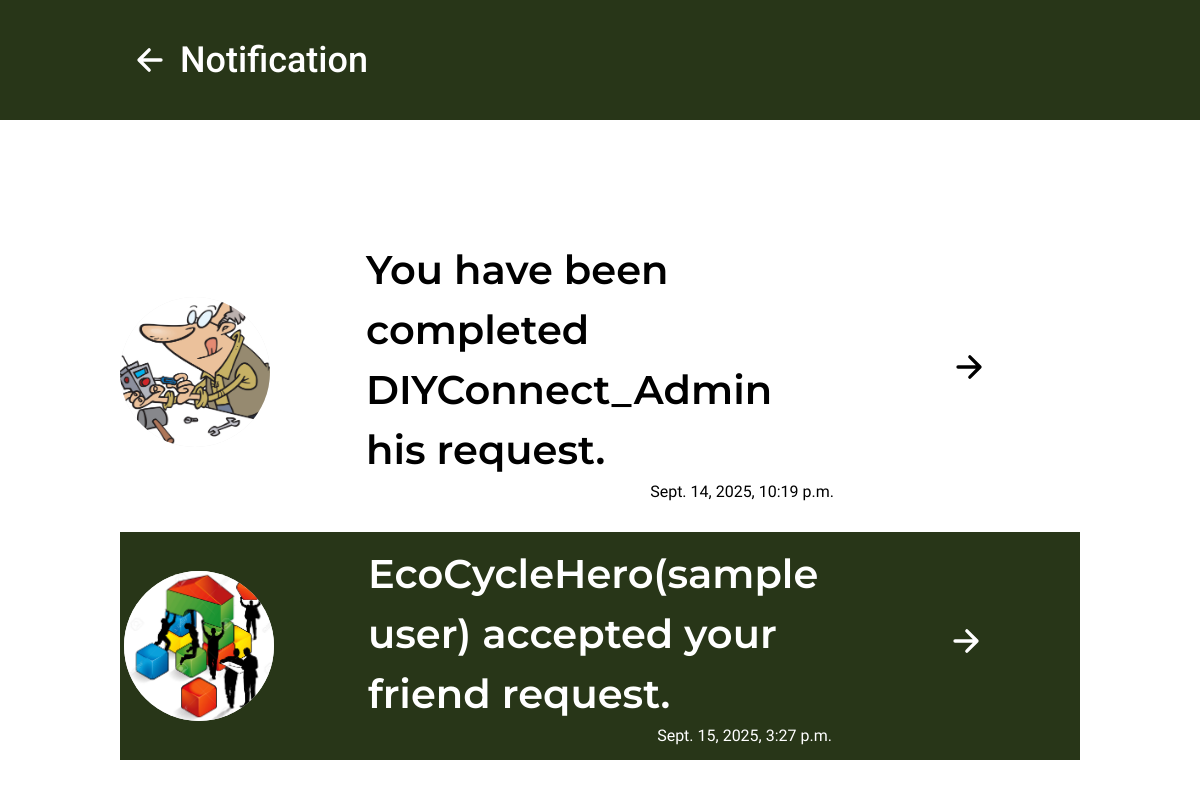
The app's page /diyconn/notification/ (signed in) with its own data.
### main/models.py (models this page shows, shortened)
class Notification(models.Model):
    ID = models.AutoField(primary_key=True)
    USER_NOTIFY_OWNER = models.ForeignKey(UserSites, on_delete=models.CASCADE, related_name='user_notify_owner')
    USER_NOTIFY_TRIGGER= models.ForeignKey(UserSites, on_delete=models.CASCADE, related_name='user_notify_trigger')
    type = models.CharField(max_length=20, choices=NotifyType.choices)
    status = models.CharField(max_length=20, choices=NotifyStatus.choices, default=NotifyStatus.DELIVERED)
    created_at = models.DateTimeField(auto_now_add=True)

class UserSites(AbstractBaseUser,PermissionsMixin,BaseUserManager):
    ID = models.AutoField(primary_key=True)
    first_name = models.CharField(max_length=255)
    last_name = models.CharField(max_length=255)
    email = models.CharField(max_length=255)
    password = models.CharField(max_length=255)
    last_login = models.DateTimeField(auto_now=True)
    profile_picture = models.ImageField(upload_to=user_profile_pic_path)
    city_or_municipality = models.CharField(max_length=255)
    role = models.CharField(max_length=20, choices=UserSiteRole.choices, default=UserSiteRole.CONTRIBUTOR)
    username = models.CharField(max_length=255)
    date_created = models.DateTimeField(auto_now_add=True)
    bio = models.CharField(max_length=250, null=True, blank=True)
    subdivision = models.CharField(max_length=50)
    is_active = models.BooleanField(default=True)  # Indicates whether the user can log in
    is_staff = models.BooleanField(default=False)  # Determines if the user can access the admin site
    is_superuser = models.BooleanField(default=False)  # If True, the user has all permissions
    groups = models.ManyToManyField(
        'auth.Group',
        related_name='user_sites',  # Custom related_name to avoid the clash
        blank=True
    )
    user_permissions = models.ManyToManyField(
        'auth.Permission',
        related_name='user_sites_permissions',  # Custom related_name to avoid clash
        blank=True
    )
    objects = UserSiteManager()
    USERNAME_FIELD = 'username'
    REQUIRED_FIELDS = ['email']

### main/views.py (the view)
# urls.py: path('diyconn/notification/', views.notification,  name="notification"),
@login_required
def notification(request):
    get_notification = Notification.objects.filter(USER_NOTIFY_OWNER=request.user)
    print("notification")
    for notif in get_notification:
        print(notif.type)
    context={"notifications":get_notification}
    return render(request,'main/subpages/notification/notification.html', context)

### main/templates/main/subpages/notification/notification.html (shortened to what this page needs)
{% extends '../subpages_base.html' %}
    {% block content %}
    <div class="container">
      <div class="container">
        {% if notifications  %}
        {% for notification in notifications %}
        <div class="get_bkg_element {% if notification.status == 'delivered'%} sty-bkg-alternate-1 {% else %}  sty-bkg-alternate-2 {% endif %}" >
          <div class="columns is-vcentered is-mobile my-4">
            <div class="column has-text-centered">
              <figure class="sty_profile_section">
                <img
                  class=""
                  src="{{ notification.USER_NOTIFY_TRIGGER.profile_picture.url }}"
                />
              </figure>
            </div>
            <div class="column is-6">
              <h1 class="sty-sect-opt sty-fm-montserrat sty-header-title">
                {% if notification.type == "request" %}
                <p>
                  {{ notification.USER_NOTIFY_TRIGGER.username }} trying to
                  fulfill your request
                </p>
                {% elif notification.type == "cancelled" %}
                <p>
                  {{ notification.USER_NOTIFY_TRIGGER.username }} cancelled to
                  fulfill your request
                </p>
                  {% elif notification.type == "fulfilled" %}
                <p>
                 You have been completed {{ notification.USER_NOTIFY_OWNER.username }} his request.
                </p>
                  {% elif notification.type == "messaged" %}
                <p>
                  {{ notification.USER_NOTIFY_TRIGGER.username }} send you a messaged
                </p>
                    {% elif notification.type == "add_friend" %}
                <p>
                  {{ notification.USER_NOTIFY_TRIGGER.username }} send you a friend request.
                </p>
                    {% elif notification.type == "accept_friend" %}
                <p>
                  {{ notification.USER_NOTIFY_TRIGGER.username }} accepted your friend request.
                </p>
                {% endif %}
              </h1>
              <h1 class="sty-fm-hind has-text-right">
                {{ notification.created_at }}
              </h1>
            </div>
            <div class="column is-3">
              <div class="has-text-centered">
                     {% if notification.type == "request" %}
                    <div  class="{% if notification.status == 'delivered'%} sty-score-txt {% else %}  sty-score-txt-1 {% endif %} sty-fm-montserrat" data-url="/diyconn/messages/" data-id-notif="{{ notification.ID }}" onclick="notif_viewed(event)">
                  <ion-icon name="arrow-forward"></ion-icon>
                </div>
                {% elif notification.type == "cancelled" %}
                 <div class="{% if notification.status == 'delivered'%} sty-score-txt {% else %}  sty-score-txt-1 {% endif %} sty-fm-montserrat" data-url="/diyconn/messages/" data-id-notif="{{ notification.ID }}" onclick="notif_viewed(event)">
                  <ion-icon name="arrow-forward"></ion-icon>
                </div>
                  {% elif notification.type == "fulfilled" %}
                 <div class="{% if notification.status == 'delivered'%} sty-score-txt {% else %}  sty-score-txt-1 {% endif %} sty-fm-montserrat" data-url="/diyconn/messages/" data-id-notif="{{ notification.ID }}" onclick="notif_viewed(event)">
                  <ion-icon name="arrow-forward"></ion-icon>
                </div>
                  {% elif notification.type == "messaged" %}
                 <div class="{% if notification.status == 'delivered'%} sty-score-txt {% else %}  sty-score-txt-1 {% endif %} sty-fm-montserrat" data-url="/diyconn/messages/" data-id-notif="{{ notification.ID }}" onclick="notif_viewed(event)">
                  <ion-icon name="arrow-forward"></ion-icon>
                </div>
                    {% elif notification.type == "add_friend" %}
                <div class="{% if notification.status == 'delivered'%} sty-score-txt {% else %}  sty-score-txt-1 {% endif %} sty-fm-montserrat" data-url="/diyconnect/people/" data-id-notif="{{ notification.ID }}" onclick="notif_viewed(event)">
                  <ion-icon name="arrow-forward"></ion-icon>
                </div>
                    {% elif notification.type == "accept_friend" %}
              <div class="{% if notification.status == 'delivered'%} sty-score-txt {% else %}  sty-score-txt-1 {% endif %} sty-fm-montserrat" data-url="/diyconnect/people/" data-id-notif="{{ notification.ID }}" onclick="notif_viewed(event)">
                  <ion-icon name="arrow-forward"></ion-icon>
                </div>
                {% endif %}
              </div>
            </div>
          </div>
        </div>
        {% endfor %}
        {% endif %}
      </div>
    </div>
    {% endblock content %}

### records on screen
Notification: USER_NOTIFY_TRIGGER.profile_picture (picture), USER_NOTIFY_OWNER.username "DIYConnect_Admin", created_at "Sept. 14, 2025, 10:19 p.m."
Notification: USER_NOTIFY_TRIGGER.profile_picture (picture), USER_NOTIFY_TRIGGER.username "EcoCycleHero(sample user)", created_at "Sept. 15, 2025, 3:27 p.m."
